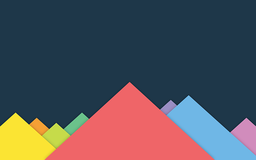
#> input picture tests/cv2-resize-image-original.png, 256 x 160 px, shrunk from 640 x 400 before the run
$ python bit_analysis.py tests/cv2-resize-image-original.png
#> lines starting #> are read from the running program, lines starting #| are printed output that depends on the picture
#> in read_image, image is the input picture: PIL image 256x160 RGB; mean R, G, B 83.7, 81.5, 88.4
#!/usr/bin/env python3

"""
This module computes 8 images for a given input image where each bit for all
pixels are extracted and visualized.

Usage: ./this.py <filename>
"""

import matplotlib.pyplot as plt

def pixel_bitshift(pixel, n):
    """ Shifts a specific bit (the nth one, starting at 0 to 7) for each value of a pixel to the
    most significant position.
    """

    shift = lambda v: ((v & (0xff >> (7 - n))) << (7 - n))
    return list(map(shift, pixel))

def image_pixel_manipulation(img, f):
    """ Applies the given function f (expecting a pixel and returning a pixel) onto each
    pixel of the given input image img. Returns a new image.
    """

    return [[f(pixel) for pixel in row] for row in img]

def create_grid(img, show_original=True):
    """ Creates a grid and returns the figure and a list of subplots.

    If show_original was set to true then also the original image is shown.
    """

    if not show_original:
        fig, subs = plt.subplots(2, 4)
        subplots = list(subs[0]) + list(subs[1])

        return fig, subplots

    fig = plt.figure()

    subplots = [
        plt.subplot2grid((2, 6), (0, 2), fig=fig),
        plt.subplot2grid((2, 6), (0, 3), fig=fig),
        plt.subplot2grid((2, 6), (0, 4), fig=fig),
        plt.subplot2grid((2, 6), (0, 5), fig=fig),

        plt.subplot2grid((2, 6), (1, 2), fig=fig),
        plt.subplot2grid((2, 6), (1, 3), fig=fig),
        plt.subplot2grid((2, 6), (1, 4), fig=fig),
        plt.subplot2grid((2, 6), (1, 5), fig=fig),

        plt.subplot2grid((2, 6), (0, 0), rowspan=2, colspan=2, fig=fig),
    ]

    subplots[-1].imshow(img)
    subplots[-1].set_title("Original")

    return fig, subplots


def visualize_bitdepth(img):
    """ Opens a new window using pyplot showing an image for each bitdepth. """

    fig, subplots = create_grid(img, show_original=False)
#> subplots = 8 items
    fig.suptitle("Bit Analysis")

    for i in range(8):
        print("[+] preparing for bit:", i)

        img_modified = image_pixel_manipulation(img, lambda p: pixel_bitshift(p, i))

        subplots[i].imshow(img_modified)
        subplots[i].set_title(f"Bit #{i}")

    fig.subplots_adjust(hspace=0.5)
    plt.show()
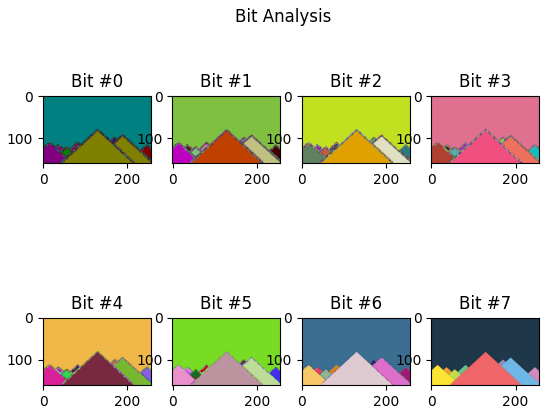
#> figure drawn by matplotlib, 8 panels

def read_image(filename):
    """ Reads an image from a file into an array.

    The matplotlib function (https://matplotlib.org/3.1.1/_modules/matplotlib/image.html#imread)
    is not used here since floats for pixel values (used when opening a PNG file) are annoying.
    """

    from PIL import Image
    from matplotlib.image import pil_to_array

    with Image.open(filename) as image:
        return pil_to_array(image)

def main():
    """ Reads the given filename from the command line passed as
    argument, opens the image and processes it.
    """

    from sys import argv

    try:
        filename = argv[1]
    except IndexError:
        print("Usage:", argv[0], "<filename>")
        return

    # Read and process image:
    img = read_image(filename)
    visualize_bitdepth(img)


if __name__ == "__main__":
    main()
